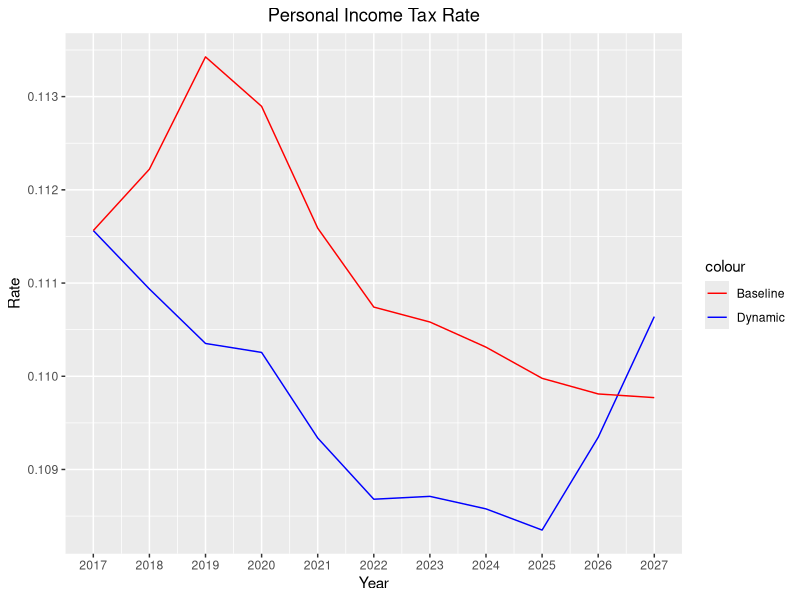
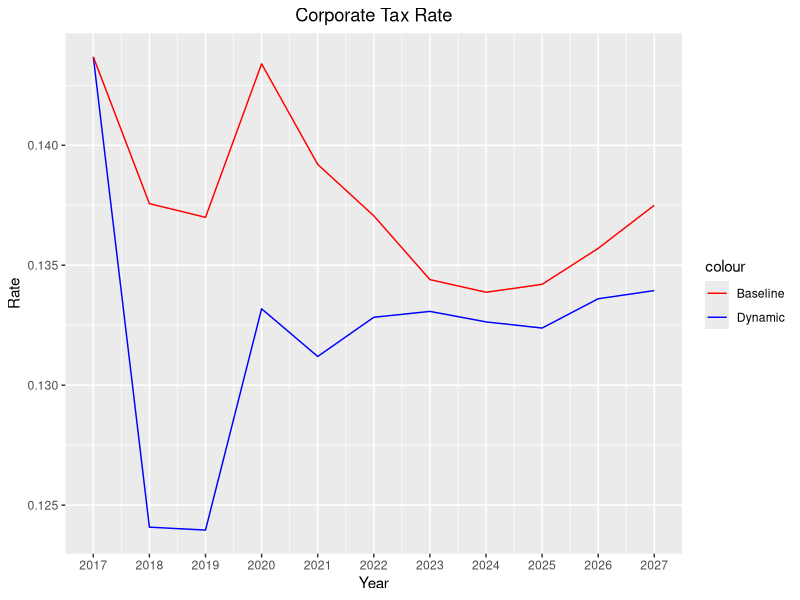
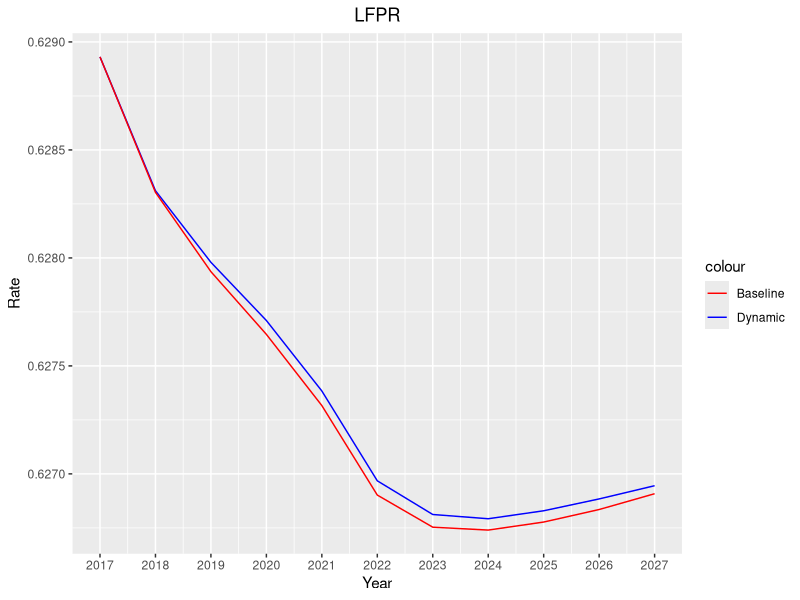
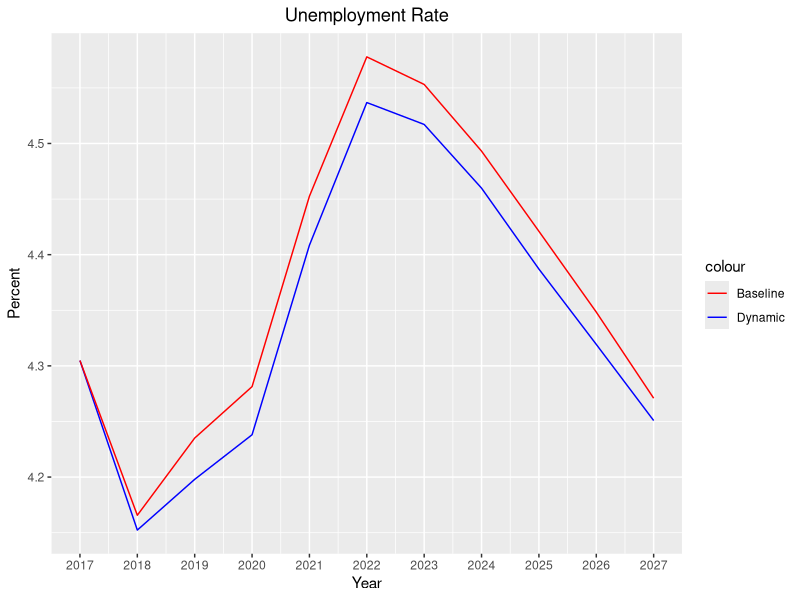
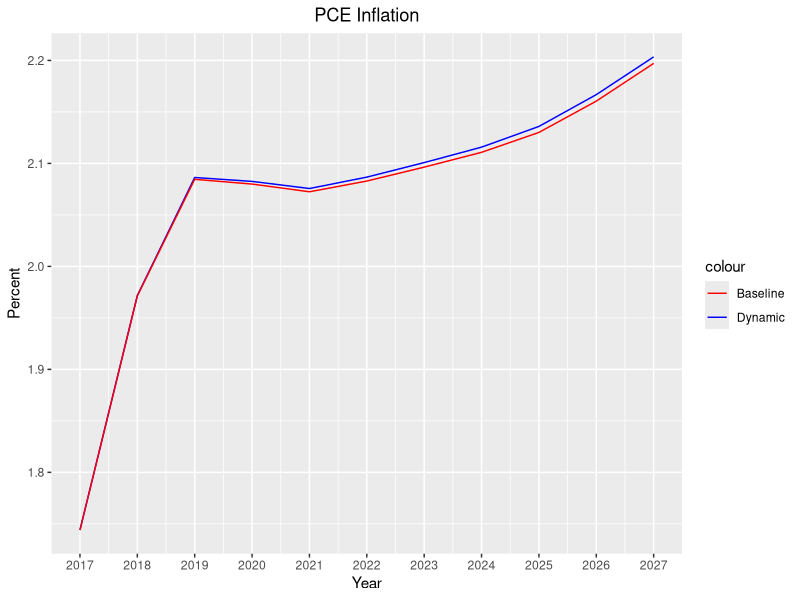

The R source for these figures, in order:
## ---- chunk 1
knitr::opts_chunk$set(echo = FALSE)
library(readr)
library(ggplot2)
## ---- chunk 2

dynamic <- read_csv("dynamic_econ.csv", show_col_types = FALSE)
dynamic_int <- read_csv("dynamic_econ_int.csv", show_col_types = FALSE)
baseline <- read_csv("baseline_econ.csv", show_col_types = FALSE)

colnames(dynamic)[c(1)] <- c("year")
colnames(baseline)[c(1)] <- c("year")

## ---- chunk 3

ggplot() +
  geom_line(data = dynamic, aes(x = year, y = TRP, color = "Dynamic")) +
  geom_line(data = baseline, aes(x = year, y = TRP, color = "Baseline")) +
  labs(title = "Personal Income Tax Rate", x = "Year", y = "Rate") +
  scale_color_manual(values = c("Dynamic" = "blue", "Baseline" = "red")) +
  theme(plot.title = element_text(hjust = 0.5)) +
  scale_x_continuous(breaks = 2017:2027, labels = as.character(2017:2027))

## ---- chunk 4

ggplot() +
  geom_line(data = dynamic, aes(x = year, y = TRCI, color = "Dynamic")) +
  geom_line(data = baseline, aes(x = year, y = TRCI, color = "Baseline")) +
  labs(title = "Corporate Tax Rate", x = "Year", y = "Rate") +
  scale_color_manual(values = c("Dynamic" = "blue", "Baseline" = "red")) +
  theme(plot.title = element_text(hjust = 0.5)) +
  scale_x_continuous(breaks = 2017:2027, labels = as.character(2017:2027))

## ---- chunk 5

ggplot() +
  geom_line(data = dynamic, aes(x = year, y = LFPR, color = "Dynamic")) +
  geom_line(data = baseline, aes(x = year, y = LFPR, color = "Baseline")) +
  labs(title = "LFPR", x = "Year", y = "Rate") +
  scale_color_manual(values = c("Dynamic" = "blue", "Baseline" = "red")) +
  theme(plot.title = element_text(hjust = 0.5)) +
  scale_x_continuous(breaks = 2017:2027, labels = as.character(2017:2027))

## ---- chunk 6

ggplot() +
  geom_line(data = dynamic, aes(x = year, y = LUR, color = "Dynamic")) +
  geom_line(data = baseline, aes(x = year, y = LUR, color = "Baseline")) +
  labs(title = "Unemployment Rate", x = "Year", y = "Percent") +
  scale_color_manual(values = c("Dynamic" = "blue", "Baseline" = "red")) +
  theme(plot.title = element_text(hjust = 0.5)) +
  scale_x_continuous(breaks = 2017:2027, labels = as.character(2017:2027))

## ---- chunk 7

ggplot() +
  geom_line(data = dynamic, aes(x = year, y = PICNIA, color = "Dynamic")) +
  geom_line(data = baseline, aes(x = year, y = PICNIA, color = "Baseline")) +
  labs(title = "PCE Inflation", x = "Year", y = "Percent") +
  scale_color_manual(values = c("Dynamic" = "blue", "Baseline" = "red")) +
  theme(plot.title = element_text(hjust = 0.5)) +
  scale_x_continuous(breaks = 2017:2027, labels = as.character(2017:2027))

